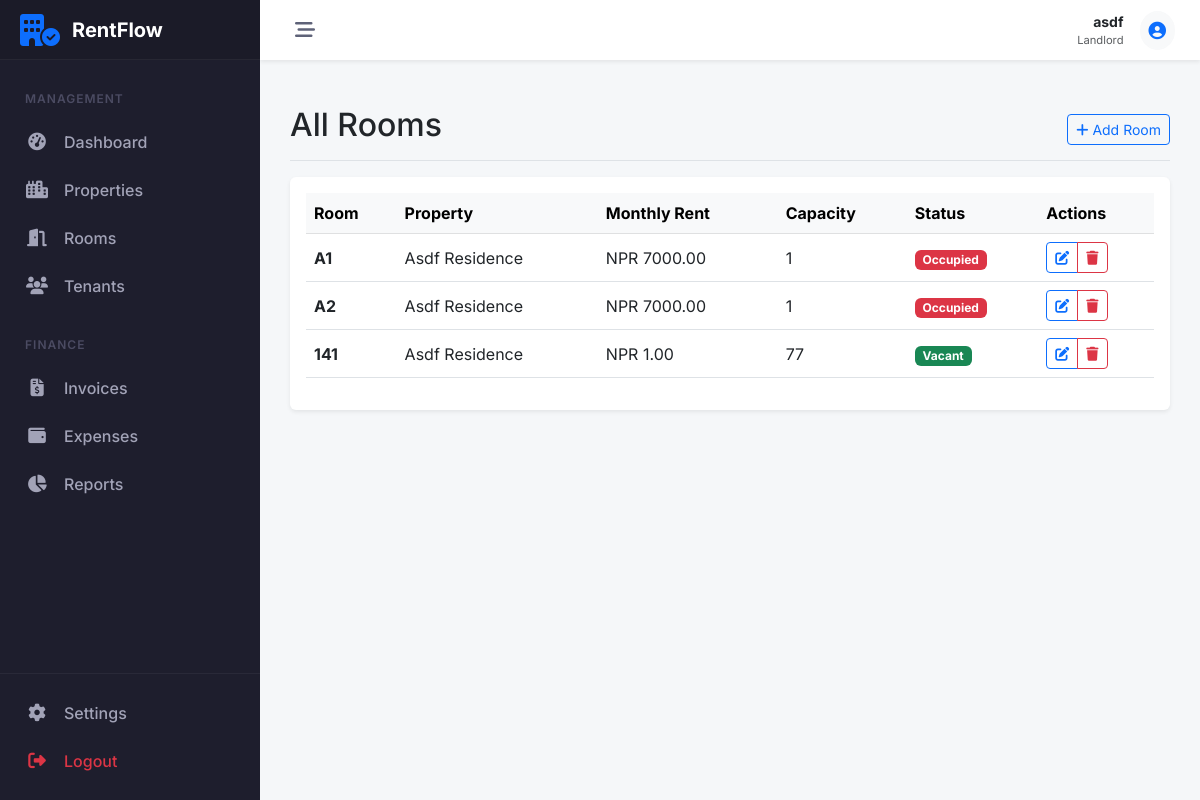
Page /properties/rooms/ (signed in) on the committed database.
### accounts/models.py (models this page shows, shortened)
class Profile(models.Model):
    ROLE_CHOICES = (
        ('LANDLORD', 'Landlord'),
        ('TENANT', 'Tenant'),
    )
    user = models.OneToOneField(User, on_delete=models.CASCADE, related_name='profile')
    role = models.CharField(max_length=10, choices=ROLE_CHOICES, default='TENANT', db_index=True)
    phone = models.CharField(max_length=15, blank=True)
    address = models.TextField(blank=True)
    needs_password_change = models.BooleanField(default=False)
    created_at = models.DateTimeField(auto_now_add=True)
    updated_at = models.DateTimeField(auto_now=True)

### properties/models.py (models this page shows, shortened)
class Room(models.Model):
    property = models.ForeignKey(Property, on_delete=models.CASCADE, related_name='rooms')
    room_number = models.CharField(max_length=10)
    monthly_rent = models.DecimalField(max_digits=10, decimal_places=2)
    capacity = models.IntegerField(default=1)
    is_active = models.BooleanField(default=True)
    created_at = models.DateTimeField(auto_now_add=True)
    def is_occupied(self):
        return self.tenancies.filter(is_active=True).exists()

class Property(models.Model):
    landlord = models.ForeignKey(User, on_delete=models.CASCADE, related_name='properties')
    name = models.CharField(max_length=100)
    address = models.TextField()
    description = models.TextField(blank=True)
    created_at = models.DateTimeField(auto_now_add=True)
    class Meta:
        verbose_name_plural = "Properties"

### properties/views.py (the view)
# urls.py: path('rooms/', RoomListView.as_view(), name='room_list'),
class RoomListView(LandlordRequiredMixin, ListView):
    model = Room
    template_name = 'properties/room_list.html'
    context_object_name = 'rooms'
    def get_queryset(self):
        return Room.objects.filter(property__landlord=self.request.user).select_related('property')

### core/mixins.py (called while the page is built)
    def test_func(self):
        user = self.request.user
        return user.is_authenticated and hasattr(user, 'profile') and user.profile.role == 'LANDLORD'

### properties/templates/properties/room_list.html (shortened to what this page needs)
{% extends 'core/base.html' %}
{% block content %}
<div class="d-flex justify-content-between flex-wrap flex-md-nowrap align-items-center pt-3 pb-2 mb-3 border-bottom">
    <h1 class="h2">All Rooms</h1>
    <div class="btn-toolbar mb-2 mb-md-0">
        <a href="{% url 'properties:room_add' %}" class="btn btn-sm btn-outline-primary"><i
                class="fa-solid fa-plus me-1"></i>Add Room</a>
    </div>
</div>
<div class="table-responsive bg-white p-3 rounded shadow-sm">
    <table class="table table-hover align-middle">
        <thead class="table-light">
            <tr>
                <th>Room </th>
                <th>Property</th>
                <th>Monthly Rent</th>
                <th>Capacity</th>
                <th>Status</th>
                <th>Actions</th>
            </tr>
        </thead>
        <tbody>
            {% for room in rooms %}
            <tr>
                <td><strong>{{ room.room_number }}</strong></td>
                <td>{{ room.property.name }}</td>
                <td>NPR {{ room.monthly_rent }}</td>
                <td>{{ room.capacity }}</td>
                <td>
                    {% if room.is_active %}
                    {% if room.is_occupied %}
                    <span class="badge bg-danger">Occupied</span>
                    {% else %}
                    <span class="badge bg-success">Vacant</span>
                    {% endif %}
                    {% else %}
                    <span class="badge bg-secondary">Inactive</span>
                    {% endif %}
                </td>
                <td>
                    <div class="btn-group btn-group-sm">
                        <a href="{% url 'properties:room_edit' room.pk %}" class="btn btn-outline-primary"
                            title="Edit"><i class="fa-solid fa-pen-to-square"></i></a>
                        <a href="{% url 'properties:room_delete' room.pk %}" class="btn btn-outline-danger"
                            title="Delete"><i class="fa-solid fa-trash"></i></a>
                    </div>
                </td>
            </tr>
            {% empty %}
            <tr>
                <td colspan="6" class="text-center py-4 text-muted">No rooms available.</td>
            </tr>
            {% endfor %}
        </tbody>
    </table>
</div>
{% endblock %}

### core/templates/core/base.html (shortened to what this page needs)
<!DOCTYPE html>
<html lang="en">
<head>
    <link href="https://cdn.jsdelivr.net/npm/bootstrap@5.3.0/dist/css/bootstrap.min.css" rel="stylesheet">
    <link rel="stylesheet" href="https://cdnjs.cloudflare.com/ajax/libs/font-awesome/6.5.1/css/all.min.css">
</head>
<body>
    {% if user.is_authenticated %}
    <aside id="sidebar">
        <div class="sidebar-logo">
            <i class="fa-solid fa-building-circle-check fa-2x text-primary"></i>
            <span class="logo-text">RentFlow</span>
        </div>
        <div class="sidebar-nav">
            {% if user.profile.role == 'LANDLORD' %}
            <div class="nav-header">Management</div>
            <a href="{% url 'dashboard:landlord_dash' %}"
                class="nav-link-custom {% if 'dashboard' in request.resolver_match.view_name %}active{% endif %}">
                <i class="fa-solid fa-gauge-high"></i>
                <span>Dashboard</span>
            </a>
            <div class="nav-item">
                <a class="nav-link-custom" data-bs-toggle="collapse" href="#collapse-properties" role="button"
                    aria-expanded="false" aria-controls="collapse-properties">
                    <i class="fa-solid fa-city"></i>
                    <span>Properties</span>
                </a>
            </div>
            <div class="nav-item">
                <a class="nav-link-custom" data-bs-toggle="collapse" href="#collapse-rooms" role="button"
                    aria-expanded="false" aria-controls="collapse-rooms">
                    <i class="fa-solid fa-door-open"></i>
                    <span>Rooms</span>
                </a>
            </div>
            <div class="nav-item">
                <a class="nav-link-custom" data-bs-toggle="collapse" href="#collapse-tenants" role="button"
                    aria-expanded="false" aria-controls="collapse-tenants">
                    <i class="fa-solid fa-users"></i>
                    <span>Tenants</span>
                </a>
            </div>
            <div class="nav-header mt-3">Finance</div>
            <div class="nav-item">
                <a class="nav-link-custom" data-bs-toggle="collapse" href="#collapse-invoices" role="button"
                    aria-expanded="false" aria-controls="collapse-invoices">
                    <i class="fa-solid fa-file-invoice-dollar"></i>
                    <span>Invoices</span>
                </a>
            </div>
            <div class="nav-item">
                <a class="nav-link-custom" data-bs-toggle="collapse" href="#collapse-expenses" role="button"
                    aria-expanded="false" aria-controls="collapse-expenses">
                    <i class="fa-solid fa-wallet"></i>
                    <span>Expenses</span>
                </a>
            </div>
            <a href="{% url 'payments:financial_report' %}"
                class="nav-link-custom {% if 'report' in request.resolver_match.view_name %}active{% endif %}">
                <i class="fa-solid fa-chart-pie"></i>
                <span>Reports</span>
            </a>
            {% endif %}
        </div>
        <div class="sidebar-footer">
            <a href="#" class="nav-link-custom">
                <i class="fa-solid fa-gear"></i>
                <span>Settings</span>
            </a>
            <a href="javascript:void(0)" onclick="document.getElementById('logout-form').submit()"
                class="nav-link-custom text-danger">
                <i class="fa-solid fa-right-from-bracket"></i>
                <span>Logout</span>
            </a>
        </div>
    </aside>
    <div id="main-wrapper">
        <header id="topbar">
            <button class="toggle-btn" id="sidebar-toggle">
                <i class="fa-solid fa-bars-staggered"></i>
            </button>
            <div class="ms-auto d-flex align-items-center">
                <div class="me-3 d-none d-md-block text-end">
                    <div class="fw-bold small text-dark">{{ user.username }}</div>
                    <div class="text-muted small" style="font-size: 0.7rem;">{{ user.profile.get_role_display }}</div>
                </div>
                <div class="dropdown">
                    <a href="#" class="btn btn-light btn-sm rounded-circle p-2" data-bs-toggle="dropdown">
                    </a>
                </div>
            </div>
        </header>
        <main id="content-area">
            {% block content %}{% endblock %}
        </main>
    </div>
    {% endif %}
</body>
</html>

### core/templates/core/base.html (style rules this page uses)
:root { --sidebar-width: 260px; --sidebar-collapsed-width: 70px; --sidebar-bg: #1e1e2d; --sidebar-hover: #2b2b40; --sidebar-active: #3699ff; --topbar-height: 60px; --transition-speed: 0.3s; }
body { font-family: 'Inter', sans-serif; background-color: #f5f7f9; overflow-x: hidden; }
#sidebar { width: var(--sidebar-width); height: 100vh; position: fixed; left: 0; top: 0; background: var(--sidebar-bg); color: #a2a3b7; transition: all var(--transition-speed) ease-in-out; z-index: 1000; display: flex; flex-direction: column; }
.sidebar-logo { padding: 20px; height: var(--topbar-height); display: flex; align-items: center; border-bottom: 1px solid rgba(255, 255, 255, 0.05); background: rgba(0, 0, 0, 0.1); overflow: hidden; white-space: nowrap; }
.logo-text { font-weight: 700; font-size: 1.25rem; color: #fff; margin-left: 12px; transition: opacity var(--transition-speed); }
.sidebar-nav { padding: 20px 0; flex-grow: 1; overflow-y: auto; overflow-x: hidden; }
.nav-header { padding: 10px 25px; font-size: 0.75rem; text-transform: uppercase; font-weight: 600; letter-spacing: 1px; color: #4b4b62; }
.nav-link-custom { display: flex; align-items: center; padding: 12px 25px; color: #a2a3b7; text-decoration: none; transition: all 0.2s; white-space: nowrap; position: relative; }
.nav-link-custom i { width: 24px; font-size: 1.1rem; text-align: center; }
.nav-link-custom span { margin-left: 15px; font-weight: 500; transition: opacity var(--transition-speed); }
#main-wrapper { margin-left: var(--sidebar-width); min-height: 100vh; transition: all var(--transition-speed) ease-in-out; display: flex; flex-direction: column; }
#topbar { height: var(--topbar-height); background: #fff; box-shadow: 0 0.125rem 0.25rem rgba(0, 0, 0, 0.075); display: flex; align-items: center; padding: 0 25px; position: sticky; top: 0; z-index: 999; }
.toggle-btn { background: transparent; border: none; font-size: 1.25rem; color: #5e6278; cursor: pointer; padding: 5px 10px; border-radius: 4px; }
#content-area { padding: 30px; flex-grow: 1; }
.sidebar-footer { border-top: 1px solid rgba(255, 255, 255, 0.05); padding: 15px 0; }

### rows in the picture
Room: room_number "A1", property.name "Asdf Residence", monthly_rent "7000.00", capacity "1", is_active "Occupied"
Room: room_number "A2", property.name "Asdf Residence", monthly_rent "7000.00", capacity "1", is_active "Occupied"
Room: room_number "141", property.name "Asdf Residence", monthly_rent "1.00", capacity "77", is_active "Vacant"

### other values in the picture
{{ user.username }} "asdf"
{{ user.profile.get_role_display }} "Landlord"
